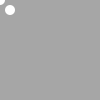
Frame 1 (no input)
Frame 60 (the mouse pressed at the canvas centre just before this capture): identical to frame 1, image omitted
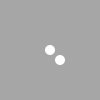
Frame 120 (the mouse held since frame 60 and released just before this capture)

The Processing sketch that drew these frames (run headless with seeded random() and noise(); from frame 60 on, the mouse is pressed at the canvas centre):

// Processing sketch: mouse1
// ── mouse1.pde
void setup(){
  size(100, 100);
  noStroke();
}

void draw(){
  background(166);
  ellipse(mouseX, mouseY, 10, 10);
  ellipse(mouseX + 10, mouseY + 10, 10, 10);
}
